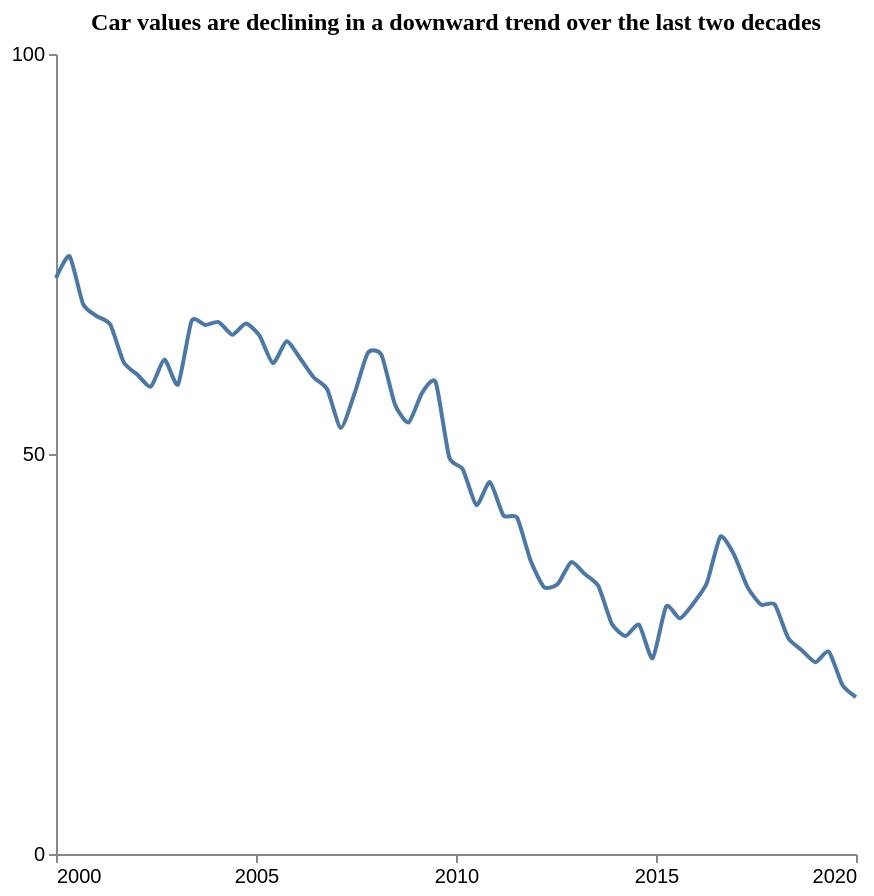

Write the Vega-Lite specification saved for this chart.
### Vega-Lite specification from a JSON file in a GitHub repository (floating-point values rounded to 4 significant figures)
{"$schema": "https://vega.github.io/schema/vega-lite/v5.json", "description": "Pattern: Downward", "data": {"values": [{"X": 2000.0, "Y": 72.0}, {"X": 2000.0, "Y": 74.72}, {"X": 2001.0, "Y": 68.73}, {"X": 2001.0, "Y": 67.23}, {"X": 2001.0, "Y": 66.18}, {"X": 2002.0, "Y": 61.45}, {"X": 2002.0, "Y": 59.93}, {"X": 2002.0, "Y": 58.43}, {"X": 2003.0, "Y": 61.8}, {"X": 2003.0, "Y": 58.69}, {"X": 2003.0, "Y": 66.63}, {"X": 2004.0, "Y": 66.13}, {"X": 2004.0, "Y": 66.49}, {"X": 2004.0, "Y": 64.91}, {"X": 2005.0, "Y": 66.32}, {"X": 2005.0, "Y": 64.82}, {"X": 2005.0, "Y": 61.34}, {"X": 2006.0, "Y": 64.1}, {"X": 2006.0, "Y": 61.98}, {"X": 2006.0, "Y": 59.59}, {"X": 2007.0, "Y": 58.09}, {"X": 2007.0, "Y": 53.24}, {"X": 2007.0, "Y": 57.47}, {"X": 2008.0, "Y": 62.64}, {"X": 2008.0, "Y": 62.39}, {"X": 2008.0, "Y": 56.2}, {"X": 2009.0, "Y": 53.94}, {"X": 2009.0, "Y": 57.65}, {"X": 2009.0, "Y": 58.98}, {"X": 2010.0, "Y": 49.61}, {"X": 2010.0, "Y": 48.11}, {"X": 2011.0, "Y": 43.61}, {"X": 2011.0, "Y": 46.48}, {"X": 2011.0, "Y": 42.32}, {"X": 2012.0, "Y": 42.05}, {"X": 2012.0, "Y": 36.69}, {"X": 2012.0, "Y": 33.36}, {"X": 2013.0, "Y": 33.75}, {"X": 2013.0, "Y": 36.49}, {"X": 2013.0, "Y": 34.99}, {"X": 2014.0, "Y": 33.49}, {"X": 2014.0, "Y": 28.75}, {"X": 2014.0, "Y": 27.25}, {"X": 2015.0, "Y": 28.66}, {"X": 2015.0, "Y": 24.47}, {"X": 2015.0, "Y": 30.96}, {"X": 2016.0, "Y": 29.46}, {"X": 2016.0, "Y": 31.31}, {"X": 2016.0, "Y": 33.86}, {"X": 2017.0, "Y": 39.66}, {"X": 2017.0, "Y": 37.44}, {"X": 2017.0, "Y": 33.36}, {"X": 2018.0, "Y": 31.17}, {"X": 2018.0, "Y": 31.21}, {"X": 2018.0, "Y": 27.0}, {"X": 2019.0, "Y": 25.47}, {"X": 2019.0, "Y": 23.97}, {"X": 2019.0, "Y": 25.28}, {"X": 2020.0, "Y": 21.12}, {"X": 2020.0, "Y": 19.62}]}, "mark": {"type": "line", "interpolate": "cardinal", "tension": 0.4}, "encoding": {"x": {"field": "X", "type": "quantitative", "title": "", "axis": {"grid": false, "format": "d", "values": [2000, 2005, 2010, 2015, 2020], "tickSize": 4}, "scale": {"domain": [2000, 2020]}}, "y": {"field": "Y", "type": "quantitative", "title": "", "axis": {"grid": false, "format": "d", "values": [0, 50, 100], "tickSize": 4, "tickOpacity": 1}, "scale": {"domain": [0, 100]}}}, "title": {"text": "Car values are declining in a downward trend over the last two decades", "anchor": "middle", "font": "Tahoma", "fontSize": 12}, "config": {"lineBreak": "^", "view": {"stroke": null}}, "height": 400, "width": 400, "autosize": "pad"}
